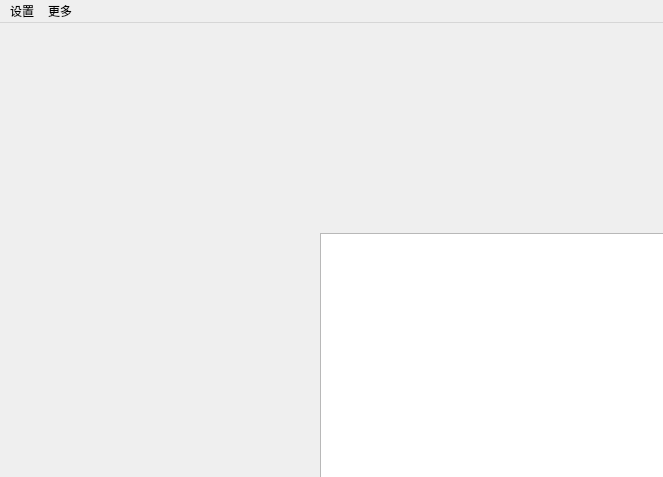
<?xml version="1.0" encoding="UTF-8"?>
<ui version="4.0">
 <class>MainWindow</class>
 <widget class="QMainWindow" name="MainWindow">
  <property name="geometry">
   <rect>
    <x>0</x>
    <y>0</y>
    <width>663</width>
    <height>477</height>
   </rect>
  </property>
  <property name="windowTitle">
   <string>MainWindow</string>
  </property>
  <widget class="QWidget" name="centralWidget">
   <widget class="QGraphicsView" name="graphicsView">
    <property name="geometry">
     <rect>
      <x>320</x>
      <y>210</y>
      <width>1450</width>
      <height>700</height>
     </rect>
    </property>
    <property name="sizePolicy">
     <sizepolicy hsizetype="Expanding" vsizetype="Expanding">
      <horstretch>0</horstretch>
      <verstretch>0</verstretch>
     </sizepolicy>
    </property>
    <property name="sizeAdjustPolicy">
     <enum>QAbstractScrollArea::AdjustToContentsOnFirstShow</enum>
    </property>
   </widget>
  </widget>
  <widget class="QMenuBar" name="menuBar">
   <property name="geometry">
    <rect>
     <x>0</x>
     <y>0</y>
     <width>663</width>
     <height>17</height>
    </rect>
   </property>
   <widget class="QMenu" name="menu">
    <property name="geometry">
     <rect>
      <x>373</x>
      <y>87</y>
      <width>120</width>
      <height>76</height>
     </rect>
    </property>
    <property name="title">
     <string>更多</string>
    </property>
    <addaction name="actionABOUT_US"/>
    <addaction name="introduction"/>
   </widget>
   <widget class="QMenu" name="menu_2">
    <property name="title">
     <string>设置</string>
    </property>
    <addaction name="separator"/>
    <addaction name="music"/>
    <addaction name="playagian"/>
   </widget>
   <addaction name="menu_2"/>
   <addaction name="menu"/>
  </widget>
  <action name="actionFullscreen">
   <property name="text">
    <string>Fullscreen</string>
   </property>
  </action>
  <action name="actionABOUT_US">
   <property name="text">
    <string>ABOUT US</string>
   </property>
  </action>
  <action name="music">
   <property name="text">
    <string>音乐开关</string>
   </property>
  </action>
  <action name="playagian">
   <property name="text">
    <string>重新开始</string>
   </property>
  </action>
  <action name="introduction">
   <property name="text">
    <string>玩法介绍</string>
   </property>
  </action>
 </widget>
 <layoutdefault spacing="6" margin="11"/>
 <resources/>
 <connections/>
</ui>
